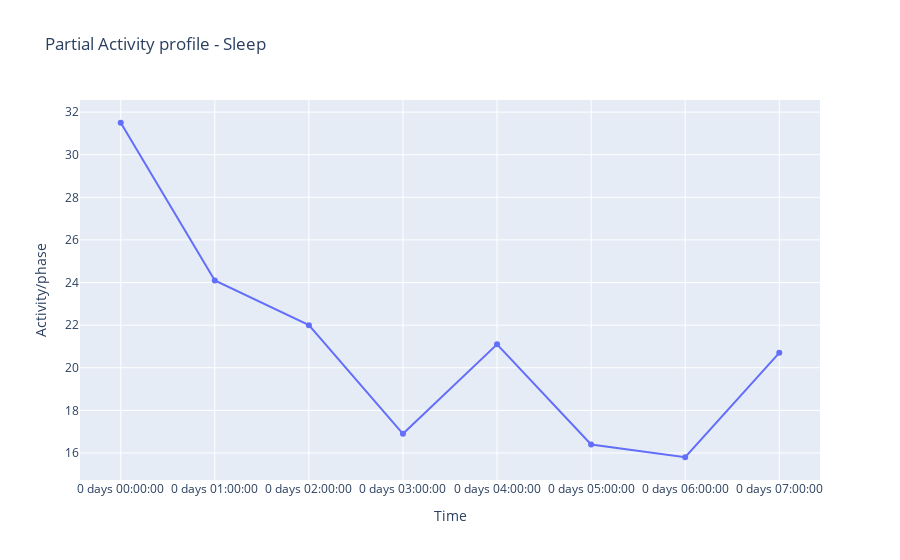

The notebook cell this image was saved under:
### Code cell
go.Figure(data=[
    go.Scatter(x=daily_profile.index.astype(str), y = (df['y'][Son:Soff2]))
], layout=layout)

### Figure 1 — Plotly figure (JSON) as saved in the notebook; plotly's stock layout.template omitted (floating-point values rounded to 4 significant figures)
{"data": [{"type": "scatter", "x": ["0 days 00:00:00", "0 days 01:00:00", "0 days 02:00:00", "0 days 03:00:00", "0 days 04:00:00", "0 days 05:00:00", "0 days 06:00:00", "0 days 07:00:00", "0 days 08:00:00", "0 days 09:00:00", "0 days 10:00:00", "0 days 11:00:00", "0 days 12:00:00", "0 days 13:00:00", "0 days 14:00:00", "0 days 15:00:00", "0 days 16:00:00", "0 days 17:00:00", "0 days 18:00:00", "0 days 19:00:00", "0 days 20:00:00", "0 days 21:00:00", "0 days 22:00:00", "0 days 23:00:00", "1 days 00:00:00", "1 days 01:00:00", "1 days 02:00:00", "1 days 03:00:00", "1 days 04:00:00", "1 days 05:00:00", "1 days 06:00:00", "1 days 07:00:00", "1 days 08:00:00", "1 days 09:00:00", "1 days 10:00:00", "1 days 11:00:00", "1 days 12:00:00", "1 days 13:00:00", "1 days 14:00:00", "1 days 15:00:00", "1 days 16:00:00", "1 days 17:00:00", "1 days 18:00:00", "1 days 19:00:00", "1 days 20:00:00", "1 days 21:00:00", "1 days 22:00:00", "1 days 23:00:00"], "y": [31.5, 24.1, 22, 16.9, 21.1, 16.4, 15.8, 20.7]}], "layout": {"showlegend": false, "title": {"text": "Partial Activity profile - Sleep"}, "xaxis": {"title": {"text": "Time"}}, "yaxis": {"title": {"text": "Activity/phase"}}}}
